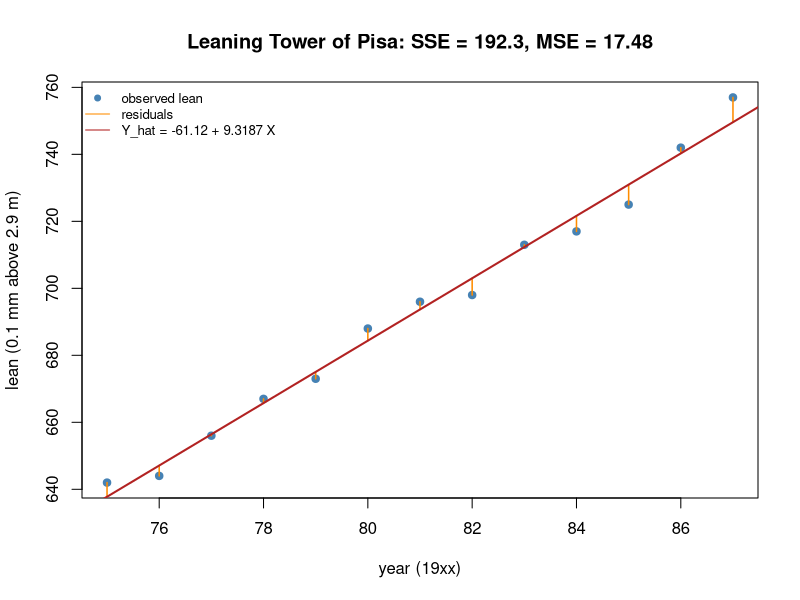

This chart was generated by the following R code:
# Least squares fit to the Leaning Tower of Pisa data, with the residuals drawn as vertical segments.
year <- 75:87
lean <- c(642, 644, 656, 667, 673, 688, 696, 698, 713, 717, 725, 742, 757)

fit <- lm(lean ~ year)
b <- coef(fit)
sse <- sum(residuals(fit)^2)

plot(year, lean, pch = 19, col = "steelblue",
     xlab = "year (19xx)", ylab = "lean (0.1 mm above 2.9 m)",
     main = sprintf("Leaning Tower of Pisa: SSE = %.1f, MSE = %.2f", sse, sse / df.residual(fit)))
segments(year, fitted(fit), year, lean, col = "darkorange", lwd = 1.5)
abline(fit, col = "firebrick", lwd = 2)
legend("topleft", bty = "n", cex = 0.8,
       legend = c("observed lean", "residuals", sprintf("Y_hat = %.2f + %.4f X", b[1], b[2])),
       col = c("steelblue", "darkorange", "firebrick"), pch = c(19, NA, NA), lty = c(NA, 1, 1))
